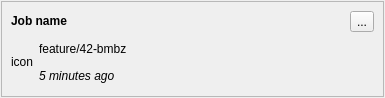
<?xml version="1.0" encoding="UTF-8"?>
<ui version="4.0">
 <class>Form</class>
 <widget class="QWidget" name="Form">
  <property name="geometry">
   <rect>
    <x>0</x>
    <y>0</y>
    <width>385</width>
    <height>98</height>
   </rect>
  </property>
  <property name="windowTitle">
   <string>Form</string>
  </property>
  <layout class="QHBoxLayout" name="horizontalLayout_2">
   <property name="leftMargin">
    <number>1</number>
   </property>
   <property name="topMargin">
    <number>1</number>
   </property>
   <property name="rightMargin">
    <number>1</number>
   </property>
   <property name="bottomMargin">
    <number>1</number>
   </property>
   <item>
    <widget class="QFrame" name="frame">
     <property name="frameShape">
      <enum>QFrame::StyledPanel</enum>
     </property>
     <property name="frameShadow">
      <enum>QFrame::Raised</enum>
     </property>
     <layout class="QGridLayout" name="gridLayout">
      <item row="0" column="0" colspan="2">
       <layout class="QHBoxLayout" name="horizontalLayout">
        <item>
         <widget class="QLabel" name="job_name_label">
          <property name="text">
           <string>&lt;html&gt;&lt;head/&gt;&lt;body&gt;&lt;p&gt;&lt;span style=&quot; font-weight:600;&quot;&gt;Job name&lt;/span&gt;&lt;/p&gt;&lt;/body&gt;&lt;/html&gt;</string>
          </property>
         </widget>
        </item>
        <item>
         <spacer name="horizontalSpacer">
          <property name="orientation">
           <enum>Qt::Horizontal</enum>
          </property>
          <property name="sizeHint" stdset="0">
           <size>
            <width>40</width>
            <height>20</height>
           </size>
          </property>
         </spacer>
        </item>
        <item>
         <widget class="QToolButton" name="view_button">
          <property name="text">
           <string>...</string>
          </property>
         </widget>
        </item>
       </layout>
      </item>
      <item row="1" column="0" rowspan="2">
       <widget class="QLabel" name="build_status_icon_label">
        <property name="sizePolicy">
         <sizepolicy hsizetype="Preferred" vsizetype="Preferred">
          <horstretch>0</horstretch>
          <verstretch>0</verstretch>
         </sizepolicy>
        </property>
        <property name="maximumSize">
         <size>
          <width>32</width>
          <height>32</height>
         </size>
        </property>
        <property name="text">
         <string>icon</string>
        </property>
       </widget>
      </item>
      <item row="1" column="1">
       <widget class="QLabel" name="branch_name_label">
        <property name="sizePolicy">
         <sizepolicy hsizetype="Expanding" vsizetype="Preferred">
          <horstretch>0</horstretch>
          <verstretch>0</verstretch>
         </sizepolicy>
        </property>
        <property name="text">
         <string>feature/42-bmbz</string>
        </property>
       </widget>
      </item>
      <item row="2" column="1">
       <widget class="QLabel" name="time_label">
        <property name="sizePolicy">
         <sizepolicy hsizetype="Expanding" vsizetype="Preferred">
          <horstretch>0</horstretch>
          <verstretch>0</verstretch>
         </sizepolicy>
        </property>
        <property name="text">
         <string>&lt;html&gt;&lt;head/&gt;&lt;body&gt;&lt;p&gt;&lt;span style=&quot; font-style:italic;&quot;&gt;5 minutes ago&lt;/span&gt;&lt;/p&gt;&lt;/body&gt;&lt;/html&gt;</string>
        </property>
       </widget>
      </item>
     </layout>
    </widget>
   </item>
  </layout>
 </widget>
 <resources/>
 <connections/>
</ui>
